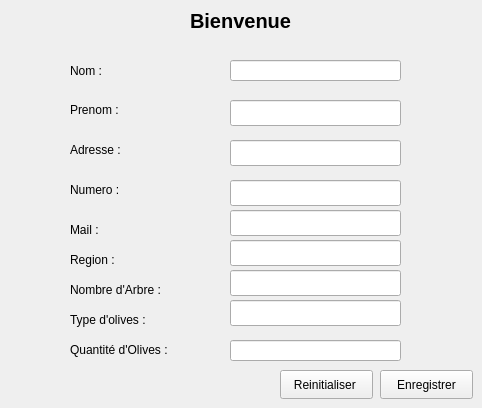
      <widget class="QWidget" name="page_18">
       <widget class="QLineEdit" name="nomAgri">
        <property name="geometry">
         <rect>
          <x>230</x>
          <y>60</y>
          <width>171</width>
          <height>21</height>
         </rect>
        </property>
       </widget>
       <widget class="QLabel" name="lnom">
        <property name="geometry">
         <rect>
          <x>70</x>
          <y>60</y>
          <width>111</width>
          <height>21</height>
         </rect>
        </property>
        <property name="sizeIncrement">
         <size>
          <width>0</width>
          <height>0</height>
         </size>
        </property>
        <property name="text">
         <string>Nom :</string>
        </property>
       </widget>
       <widget class="QLabel" name="lprenom">
        <property name="geometry">
         <rect>
          <x>70</x>
          <y>100</y>
          <width>111</width>
          <height>20</height>
         </rect>
        </property>
        <property name="text">
         <string>Prenom :</string>
        </property>
       </widget>
       <widget class="QLabel" name="ladresse">
        <property name="geometry">
         <rect>
          <x>70</x>
          <y>140</y>
          <width>111</width>
          <height>20</height>
         </rect>
        </property>
        <property name="text">
         <string>Adresse : </string>
        </property>
       </widget>
       <widget class="QLabel" name="lnumero">
        <property name="geometry">
         <rect>
          <x>70</x>
          <y>180</y>
          <width>121</width>
          <height>20</height>
         </rect>
        </property>
        <property name="text">
         <string>Numero : </string>
        </property>
       </widget>
       <widget class="QLabel" name="lmail">
        <property name="geometry">
         <rect>
          <x>70</x>
          <y>220</y>
          <width>121</width>
          <height>20</height>
         </rect>
        </property>
        <property name="text">
         <string>Mail : </string>
        </property>
       </widget>
       <widget class="QLineEdit" name="prenomAgri">
        <property name="geometry">
         <rect>
          <x>230</x>
          <y>100</y>
          <width>171</width>
          <height>26</height>
         </rect>
        </property>
       </widget>
       <widget class="QLineEdit" name="AdressseAgri">
        <property name="geometry">
         <rect>
          <x>230</x>
          <y>140</y>
          <width>171</width>
          <height>26</height>
         </rect>
        </property>
       </widget>
       <widget class="QLineEdit" name="numeroAgri">
        <property name="geometry">
         <rect>
          <x>230</x>
          <y>180</y>
          <width>171</width>
          <height>26</height>
         </rect>
        </property>
       </widget>
       <widget class="QLineEdit" name="mailAgri">
        <property name="geometry">
         <rect>
          <x>230</x>
          <y>210</y>
          <width>171</width>
          <height>26</height>
         </rect>
        </property>
       </widget>
       <widget class="QLabel" name="lRegion">
        <property name="geometry">
         <rect>
          <x>70</x>
          <y>250</y>
          <width>131</width>
          <height>20</height>
         </rect>
        </property>
        <property name="text">
         <string>Region : </string>
        </property>
       </widget>
       <widget class="QLabel" name="lnbrarbre">
        <property name="geometry">
         <rect>
          <x>70</x>
          <y>280</y>
          <width>131</width>
          <height>20</height>
         </rect>
        </property>
        <property name="text">
         <string>Nombre d'Arbre : </string>
        </property>
       </widget>
       <widget class="QLineEdit" name="RegionAgri">
        <property name="geometry">
         <rect>
          <x>230</x>
          <y>240</y>
          <width>171</width>
          <height>26</height>
         </rect>
        </property>
       </widget>
       <widget class="QLineEdit" name="nbrArbre">
        <property name="geometry">
         <rect>
          <x>230</x>
          <y>270</y>
          <width>171</width>
          <height>26</height>
         </rect>
        </property>
       </widget>
       <widget class="QLabel" name="ltypeolive">
        <property name="geometry">
         <rect>
          <x>70</x>
          <y>310</y>
          <width>141</width>
          <height>20</height>
         </rect>
        </property>
        <property name="text">
         <string>Type d'olives :</string>
        </property>
       </widget>
       <widget class="QLineEdit" name="typeoliv">
        <property name="geometry">
         <rect>
          <x>230</x>
          <y>300</y>
          <width>171</width>
          <height>26</height>
         </rect>
        </property>
       </widget>
       <widget class="QPushButton" name="btnEnregistrer">
        <property name="geometry">
         <rect>
          <x>380</x>
          <y>370</y>
          <width>93</width>
          <height>29</height>
         </rect>
        </property>
        <property name="text">
         <string>Enregistrer</string>
        </property>
       </widget>
       <widget class="QPushButton" name="btnRein">
        <property name="geometry">
         <rect>
          <x>280</x>
          <y>370</y>
          <width>93</width>
          <height>29</height>
         </rect>
        </property>
        <property name="text">
         <string>Reinitialiser </string>
        </property>
       </widget>
       <widget class="QLabel" name="labelbienvenue">
        <property name="geometry">
         <rect>
          <x>190</x>
          <y>10</y>
          <width>131</width>
          <height>21</height>
         </rect>
        </property>
        <property name="font">
         <font>
          <pointsize>15</pointsize>
          <bold>true</bold>
         </font>
        </property>
        <property name="text">
         <string>Bienvenue</string>
        </property>
       </widget>
       <widget class="QLabel" name="lQTOlives">
        <property name="geometry">
         <rect>
          <x>70</x>
          <y>340</y>
          <width>151</width>
          <height>20</height>
         </rect>
        </property>
        <property name="text">
         <string>Quantité d'Olives :</string>
        </property>
       </widget>
       <widget class="QLineEdit" name="QtOlives">
        <property name="geometry">
         <rect>
          <x>230</x>
          <y>340</y>
          <width>171</width>
          <height>21</height>
         </rect>
        </property>
       </widget>
      </widget>
